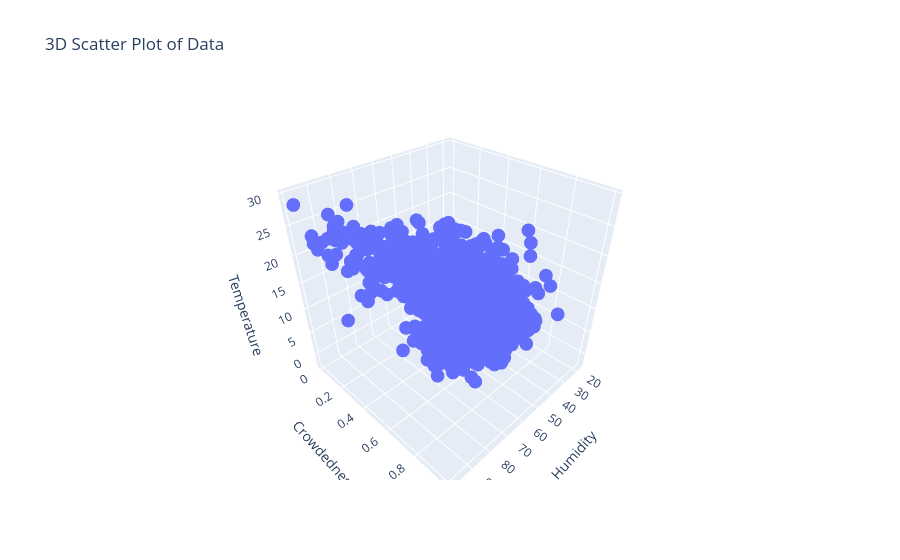

Notebook source saved alongside this figure:
### Code cell
ThreeDPlot = px.scatter_3d(golf_kaggle_ml, x="Humidity", y="Crowdedness", z="Temperature", title="3D Scatter Plot of Data")
ThreeDPlot.show()

### Figure 1 — Plotly figure (JSON) as saved in the notebook; plotly's stock layout.template omitted (floating-point values rounded to 4 significant figures; data arrays with more than 128 entries replaced by an {"elided": "..."} marker saying what was removed)
{"data": [{"hovertemplate": "Humidity=%{x}<br>Crowdedness=%{y}<br>Temperature=%{z}<extra></extra>", "legendgroup": "", "marker": {"color": "#636efa", "symbol": "circle"}, "mode": "markers", "name": "", "scene": "scene", "showlegend": false, "type": "scatter3d", "x": {"elided": "7665 int values"}, "y": {"elided": "7665 float values"}, "z": {"elided": "7665 float values"}}], "layout": {"legend": {"tracegroupgap": 0}, "scene": {"domain": {"x": [0, 1], "y": [0, 1]}, "xaxis": {"title": {"text": "Humidity"}}, "yaxis": {"title": {"text": "Crowdedness"}}, "zaxis": {"title": {"text": "Temperature"}}}, "title": {"text": "3D Scatter Plot of Data"}}}
